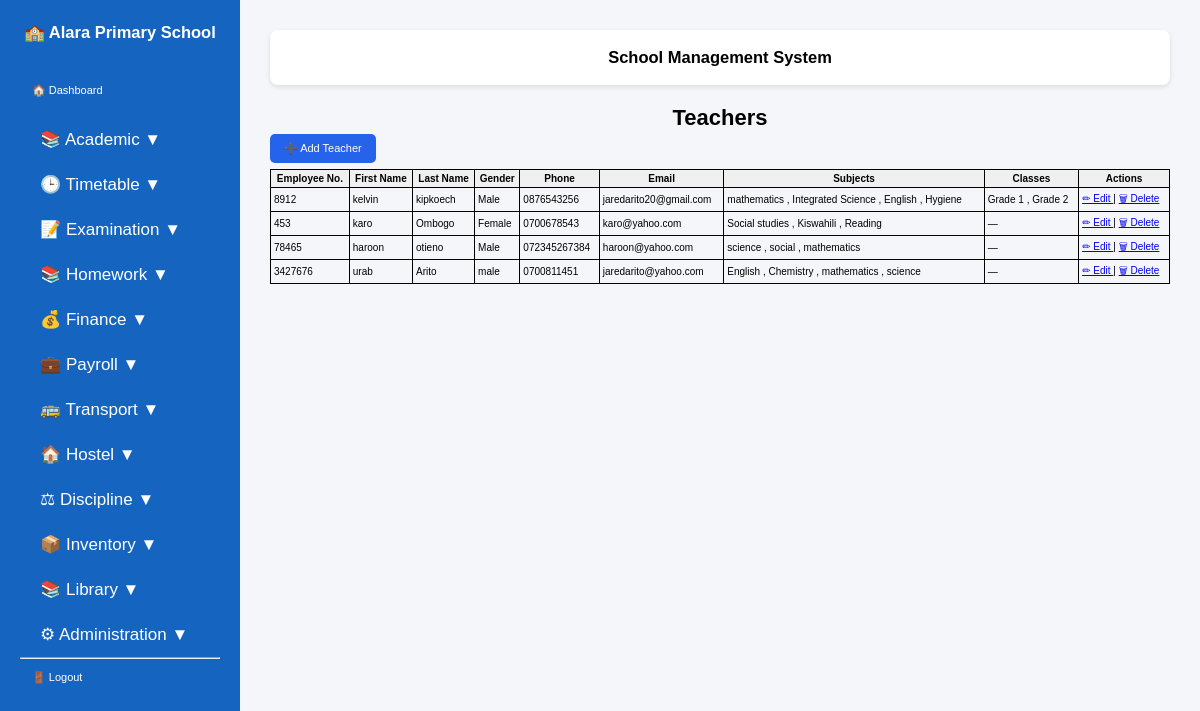
Page /teachers/ (signed in) on the committed database.
### students/models.py (models this page shows, shortened)
class SchoolUser(models.Model):
    user = models.OneToOneField(
        User,
        on_delete=models.CASCADE,
        related_name="school_user",
    )
    school = models.ForeignKey(
        SchoolProfile,
        on_delete=models.CASCADE,
        related_name="users",
    )

class SchoolProfile(models.Model):
    name = models.CharField(max_length=200, unique=True)
    motto = models.CharField(max_length=300, blank=True)
    address = models.CharField(max_length=300)
    phone = models.CharField(max_length=20)
    email = models.EmailField(blank=True)
    website = models.CharField(max_length=100, blank=True)
    current_term = models.CharField(max_length=20)
    academic_year = models.CharField(max_length=20)
    principal_name = models.CharField(max_length=100, blank=True)
    principal_signature = models.ImageField(
        upload_to="signatures/",
        blank=True,
        null=True,
    )
    logo = models.ImageField(
        upload_to="school_logos/",
        blank=True,
        null=True,
    )
    closing_date = models.DateField(null=True, blank=True)
    opening_date = models.DateField(null=True, blank=True)
    school_stamp = models.ImageField(
        upload_to="school/",
        blank=True,
        null=True,
)

class Teacher(models.Model):
    user = models.OneToOneField(
        User,
        on_delete=models.CASCADE,
        null=True,
        blank=True,
        related_name="teacher_profile",
    )
    school = models.ForeignKey(
        SchoolProfile,
        on_delete=models.CASCADE,
        null=True,
        blank=True,
        related_name="teachers",
    )
    employee_number = models.CharField(max_length=20, unique=True)
    first_name = models.CharField(max_length=100)
    last_name = models.CharField(max_length=100)
    gender = models.CharField(max_length=10)
    phone = models.CharField(max_length=20)
    email = models.EmailField(blank=True)

class Subject(models.Model):
    name = models.CharField(max_length=100)
    code = models.CharField(max_length=20, unique=True)
    school = models.ForeignKey(
        SchoolProfile,
        on_delete=models.CASCADE,
        null=True,
        blank=True,
        related_name="subjects",
    )
    school_class = models.ForeignKey(
        SchoolClass,
        on_delete=models.CASCADE,
        related_name="subjects",
        null=True,
        blank=True,
    )
    teacher = models.ForeignKey(
        Teacher,
        on_delete=models.SET_NULL,
        null=True,
        blank=True,
        related_name="subjects",
    )

class SchoolClass(models.Model):
    name = models.CharField(max_length=50)
    school = models.ForeignKey(
        SchoolProfile,
        on_delete=models.CASCADE,
        related_name="classes",
    )
    class_teacher = models.ForeignKey(
        Teacher,
        on_delete=models.SET_NULL,
        null=True,
        blank=True,
        related_name="class_teacher_for",
    )
    class Meta:
        constraints = [
            models.UniqueConstraint(
                fields=["school", "name"],
                name="unique_class_per_school",
            )
        ]

### students/view_modules/academic.py (the view)
# urls.py: path("teachers/", views.teacher_list, name="teacher_list"),
@login_required
@admin_or_bursar
def teacher_list(request):
    if request.user.is_superuser:
        teachers = Teacher.objects.select_related(
            "school"
        ).prefetch_related(
            "subjects",
            "subjects__school_class",
        ).all()
    else:
        school = request.user.school_user.school
        teachers = Teacher.objects.select_related(
            "school"
        ).prefetch_related(
            "subjects",
            "subjects__school_class",
        ).filter(
            school=school
        )
    return render(
        request,
        "students/teacher_list.html",
        {
            "teachers": teachers,
        },
    )

### students/templatetags/group_tags.py (called while the page is built)
@register.filter
def has_group(user, group_name):
    return user.groups.filter(name=group_name).exists()

### templates/students/teacher_list.html
{% extends "base.html" %}
{% block content %}
<div class="page-header">
    <h1>Teachers</h1>
    <a href="{% url 'add_teacher' %}" class="btn">
        ➕ Add Teacher
    </a>
</div>
<table>
    <thead>
        <tr>
            <th>Employee No.</th>
            <th>First Name</th>
            <th>Last Name</th>
            <th>Gender</th>
            <th>Phone</th>
            <th>Email</th>
            <th>Subjects</th>
            <th>Classes</th>
            <th>Actions</th>
        </tr>
    </thead>
    <tbody>
        {% for teacher in teachers %}
        <tr>
            <td>{{ teacher.employee_number }}</td>
            <td>{{ teacher.first_name }}</td>
            <td>{{ teacher.last_name }}</td>
            <td>{{ teacher.gender }}</td>
            <td>{{ teacher.phone }}</td>
            <td>{{ teacher.email }}</td>
            <td>
                {% for subject in teacher.subjects.all %}
                    {{ subject.name }}
                    {% if not forloop.last %}, {% endif %}
                {% empty %}
                    —
                {% endfor %}
            </td>
            <td>
                {% for school_class in teacher.class_teacher_for.all %}
                    {{ school_class.name }}
                    {% if not forloop.last %}, {% endif %}
                {% empty %}
                    —
                {% endfor %}
            </td>
            <td>
                <a href="{% url 'edit_teacher' teacher.id %}">
                    ✏ Edit
                </a>
                |
                <a href="{% url 'delete_teacher' teacher.id %}">
                    🗑 Delete
                </a>
            </td>
        </tr>
        {% empty %}
        <tr>
            <td colspan="9">
                No teachers found.
            </td>
        </tr>
        {% endfor %}
    </tbody>
</table>
{% endblock %}

### templates/base.html (shortened to what this page needs)
{% load static %}
{% load group_tags %}
<!DOCTYPE html>
<html lang="en">
<head>
    <link rel="stylesheet" href="{% static 'css/styles.css' %}">
</head>
<body>
{% if user.is_authenticated %}
<div class="sidebar">
    {% if user.is_superuser %}
        <h2>🏫 School Management System</h2>
    {% elif user.school_user %}
        <h2>🏫 {{ user.school_user.school.name }}</h2>
    {% else %}
        <h2>🏫 School</h2>
    {% endif %}
    <a href="{% url 'home' %}">
        🏠 Dashboard
    </a>
   {% if user.is_superuser or user|has_group:"Administrators" %}
<button class="dropdown-btn">
    📚 Academic ▼
</button>
<button class="dropdown-btn">
    🕒 Timetable ▼
</button>
<button class="dropdown-btn">
    📝 Examination ▼
</button>
<button class="dropdown-btn">
    📚 Homework ▼
</button>
<button class="dropdown-btn">
    💰 Finance ▼
</button>
<button class="dropdown-btn">
    💼 Payroll ▼
</button>
<button class="dropdown-btn">
    🚌 Transport ▼
</button>
<button class="dropdown-btn">
    🏠 Hostel ▼
</button>
<button class="dropdown-btn">
    ⚖ Discipline ▼
</button>
<button class="dropdown-btn">
    📦 Inventory ▼
</button>
<button class="dropdown-btn">
    📚 Library ▼
</button>
<button class="dropdown-btn">
    ⚙ Administration ▼
</button>
{% endif %}
<hr>
<a href="{% url 'logout' %}">
    🚪 Logout
</a>
</div>
{% endif %}
<div class="{% if user.is_authenticated %}content{% else %}login-content{% endif %}">
    {% if user.is_authenticated %}
    <div class="topbar">
        <h2>School Management System</h2>
    </div>
    {% endif %}
    {% block content %}
    {% endblock %}
</div>
</body>
</html>

### static/css/styles.css (style rules this page uses)
* { margin:0; padding:0; box-sizing:border-box; font-family:Arial, sans-serif; }
body { display:flex; background:#f4f6f9; }
.sidebar { width:240px; min-height:100vh; background:#1565c0; color:white; padding:20px; }
.sidebar h2 { margin-bottom:30px; }
.sidebar a { display:block; color:white; text-decoration:none; padding:12px; margin-bottom:8px; border-radius:5px; }
.content { flex:1; padding:30px; }
.topbar { background:white; padding:15px; margin-bottom:20px; border-radius:8px; box-shadow:0 2px 5px rgba(0,0,0,.1); }
.dropdown-btn { width:100%; padding:12px 20px; border:none; background:none; color:white; font-size:17px; text-align:left; cursor:pointer; }
.btn { display:inline-block; background:#2563eb; color:white; padding:8px 14px; border-radius:5px; text-decoration:none; }
body { font-family: Arial, sans-serif; font-size: 11px; margin: 0; padding: 0; color: #000; }
h1, h2, h3, h4 { margin: 3px 0; text-align: center; }
table { width: 100%; border-collapse: collapse; margin-top: 6px; }
th, td { border: 1px solid #000; padding: 3px; font-size: 10px; }
th { background: #f0f0f0; }

### rows in the picture
Teacher: employee_number "8912", first_name "kelvin", last_name "kipkoech", gender "Male", phone "0876543256", email "jaredarito20@gmail.com"
Subject: name "mathematics"
Subject: name "Integrated Science"
Subject: name "English"
Subject: name "Hygiene"
SchoolClass: name "Grade 1"
SchoolClass: name "Grade 2"
Teacher: employee_number "453", first_name "karo", last_name "Ombogo", gender "Female", phone "0700678543", email "karo@yahoo.com"
Subject: name "Social studies"
Subject: name "Kiswahili"
Subject: name "Reading"
Teacher: employee_number "78465", first_name "haroon", last_name "otieno", gender "Male", phone "072345267384", email "haroon@yahoo.com"
Subject: name "science"
Subject: name "social"
Subject: name "mathematics"
Teacher: employee_number "3427676", first_name "urab", last_name "Arito", gender "male", phone "0700811451", email "jaredarito@yahoo.com"
Subject: name "English"
Subject: name "Chemistry"
Subject: name "mathematics"
Subject: name "science"

### other values in the picture
{{ user.school_user.school.name }} "Alara Primary School"
